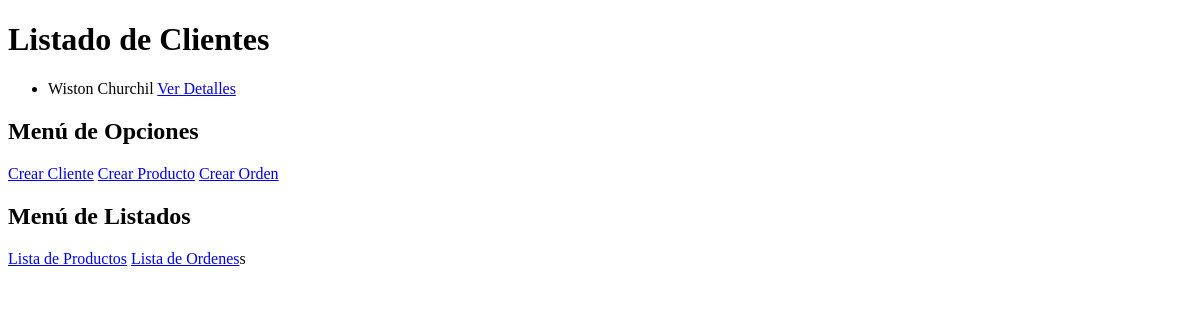
/order/customer/ (signed in), run on an earlier commit of the app's database.
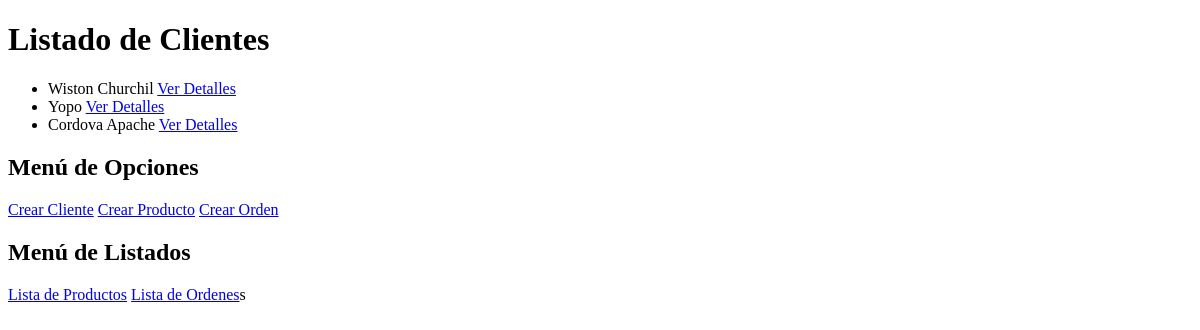
And on a later commit of the database.
### order/models.py (models this page shows, shortened)
class Customer(models.Model):
	customer_name = models.CharField(max_length=128,
		blank=True, null=True,
		verbose_name='Nombre',
		help_text='Ingrese el Nombre Completo.')
	customer_slug = models.SlugField(max_length=128, blank=True, null=True)
	customer_address = models.CharField(max_length=64,
		blank=True, null=True,
		verbose_name='Direccion',
		help_text='Ingrese la Direccion del Cliente.')
	customer_phone = models.CharField(max_length=24,
		blank=True, null=True,
		verbose_name='Telefono',
		help_text='Ingrese el teléfono del Cliente.')
	""" Campos para auditar el cliente con respecto a la creacion y la actualizacion """
	date_created_customer = models.DateTimeField(auto_now=True)
	date_updated_customer = models.DateTimeField()

### order/views.py (the view)
@login_required
def customer_list(request):
    context = {}
    customers = Customer.objects.all()
    context.update({'customers':customers, 'title': 'Listado de Clientes'})
    return render(request, 'customer_list.html', context)

### order/templates/customer_list.html (shortened to what this page needs)
<!DOCTYPE html>
<html>
  <head>
  </head>
  <body>
    {% if customers %}
      <h1>{{ title }}</h1>
      <ul>
        {% for customer in customers %}
          <li>{{ customer.customer_name }} <a href="{% url 'customer' customer.customer_slug %}">Ver Detalles</a></li>
        {% endfor %}
      </ul>
    {% else%}
      <h3>Por el momento no hay Clientes Registrados</h3>
    {% endif %}
    <h2>Menú de Opciones</h2>
    <a href="{% url 'add_customer' %}">Crear Cliente</a>
    <a href="{% url 'add_product' %}">Crear Producto</a>
    <a href="{% url 'add_order' %}">Crear Orden</a><br />
    <h2>Menú de Listados</h2>
    <a href="{% url 'product_list' %}">Lista de Productos</a>
    <a href="{% url 'order_index' %}">Lista de Ordenes</a>s
  </body>
</html>

What changed in the data, as far as the page shows it:
added Customer: customer_name "Yopo"
added Customer: customer_name "Cordova Apache"
